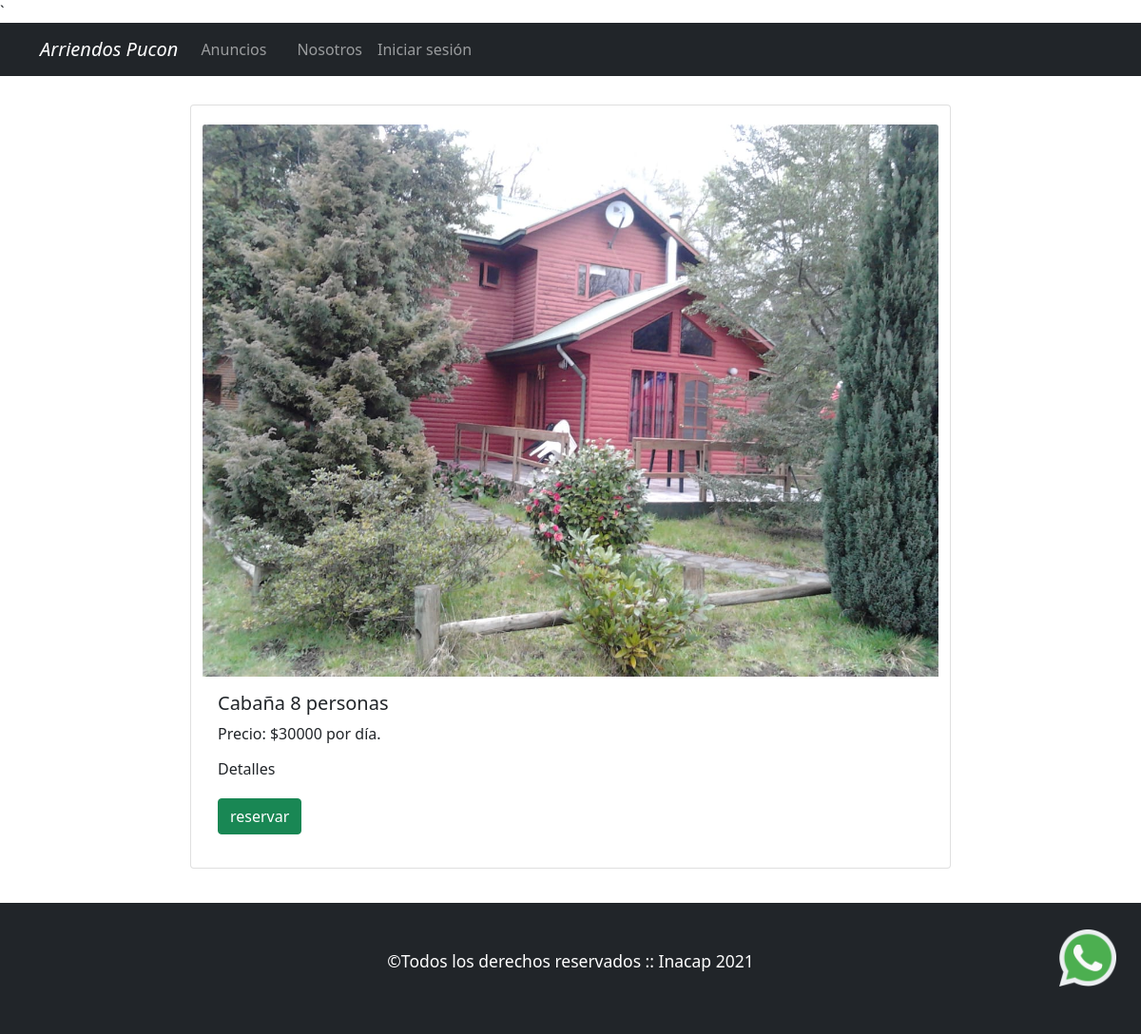
Screenshot of /descripcion.php?id_inmueble=13 with the database file from the repository.
### tables this page shows
CREATE TABLE `inmueble` (
  `id_inmueble` int(11) NOT NULL,
  `titulo` varchar(20) NOT NULL,
  `capacidad` varchar(20) NOT NULL,
  `precio` varchar(20) NOT NULL,
  `imagen` varchar(100) NOT NULL,
  `descripcion` varchar(5000) DEFAULT NULL
);

### db/admin_db.php (the view, shortened to what this page needs)
<?php
function conectar() {
    $host = 'localhost';
    $user = 'root';
    $password = '';
    $database = 'prueba';
    $conn = mysqli_connect($host, $user, $password, $database);
    if (!$conn) {
        die('Error de conexion: ' . mysqli_connect_error($conn));
    } else {
        return $conn;
    }
}
function mostrarAnuncio($id_inmueble){
    $conn = conectar();
    $sql = "SELECT * FROM `inmueble` WHERE id_inmueble = ".$id_inmueble."";
    $resultSet = mysqli_query($conn, $sql);
    $row = mysqli_fetch_row($resultSet);
            echo"        <img src='principal/".$row[4] ."' class='card-img-top' style='margin-top: 20px' alt='mal la url'>";
            echo"        <div class='card-body'>";
            echo"            <h5 class='card-title'>".$row[1] ." " . $row[2]." personas</h5>";
            echo"            <p class='card-text'>";
            echo"                Precio: ".$row[3]." por día.</p>";
            echo"             <h6 class='card-title'> Detalles</h6>";
            echo"<br>";
            echo"        <div class=' top-50 end-0 translate-middle-y' style='margin-right: 30px'>";
            echo"            <button class='btn d-flex btn-success' data-bs-toggle='modal' data-bs-target='#Registrarreserva' type='button'>reservar
                        </button>";
            echo"        </div>";
            echo"        </div>";
            echo"        </div>";
}

### rows the page displays
inmueble: imagen (picture), titulo "Cabaña", capacidad "8", precio "$30000"
